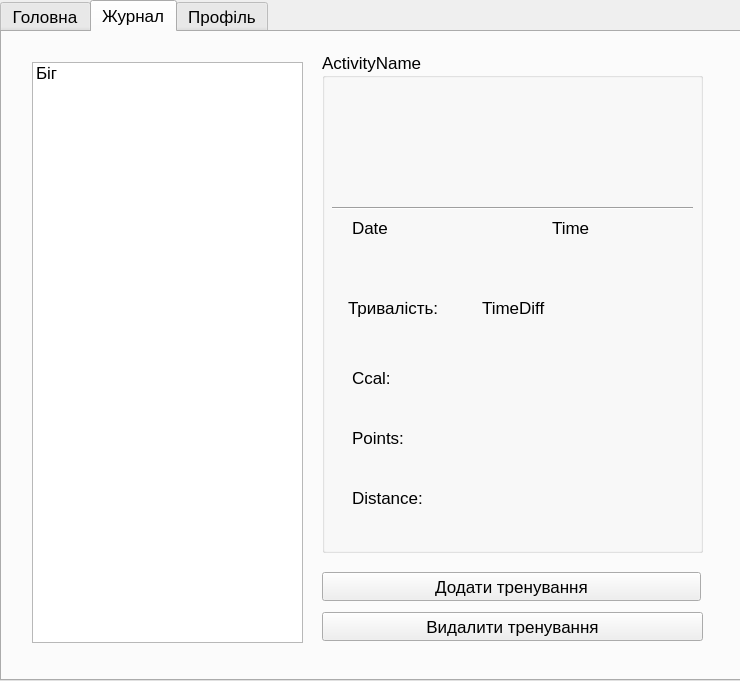
<?xml version="1.0" encoding="UTF-8"?>
<ui version="4.0">
 <class>Form</class>
 <widget class="QWidget" name="Form">
  <property name="geometry">
   <rect>
    <x>0</x>
    <y>0</y>
    <width>740</width>
    <height>681</height>
   </rect>
  </property>
  <property name="font">
   <font>
    <pointsize>13</pointsize>
   </font>
  </property>
  <property name="windowTitle">
   <string>Form</string>
  </property>
  <widget class="QTabWidget" name="tabWidget">
   <property name="geometry">
    <rect>
     <x>0</x>
     <y>0</y>
     <width>741</width>
     <height>681</height>
    </rect>
   </property>
   <property name="minimumSize">
    <size>
     <width>741</width>
     <height>0</height>
    </size>
   </property>
   <property name="currentIndex">
    <number>1</number>
   </property>
   <widget class="QWidget" name="main">
    <attribute name="title">
     <string>Головна</string>
    </attribute>
    <widget class="QProgressBar" name="ccalBar">
     <property name="geometry">
      <rect>
       <x>50</x>
       <y>100</y>
       <width>181</width>
       <height>23</height>
      </rect>
     </property>
     <property name="value">
      <number>24</number>
     </property>
    </widget>
    <widget class="QProgressBar" name="pointsBar">
     <property name="geometry">
      <rect>
       <x>270</x>
       <y>100</y>
       <width>181</width>
       <height>23</height>
      </rect>
     </property>
     <property name="value">
      <number>24</number>
     </property>
    </widget>
    <widget class="QProgressBar" name="distanceBar">
     <property name="geometry">
      <rect>
       <x>500</x>
       <y>100</y>
       <width>181</width>
       <height>23</height>
      </rect>
     </property>
     <property name="value">
      <number>24</number>
     </property>
    </widget>
    <widget class="QLabel" name="label">
     <property name="geometry">
      <rect>
       <x>50</x>
       <y>70</y>
       <width>161</width>
       <height>21</height>
      </rect>
     </property>
     <property name="layoutDirection">
      <enum>Qt::LeftToRight</enum>
     </property>
     <property name="text">
      <string>Калорії</string>
     </property>
     <property name="alignment">
      <set>Qt::AlignCenter</set>
     </property>
    </widget>
    <widget class="QLabel" name="label_2">
     <property name="geometry">
      <rect>
       <x>270</x>
       <y>70</y>
       <width>161</width>
       <height>21</height>
      </rect>
     </property>
     <property name="text">
      <string>Бали</string>
     </property>
     <property name="alignment">
      <set>Qt::AlignCenter</set>
     </property>
    </widget>
    <widget class="QLabel" name="label_3">
     <property name="geometry">
      <rect>
       <x>500</x>
       <y>70</y>
       <width>161</width>
       <height>21</height>
      </rect>
     </property>
     <property name="text">
      <string>Відстань</string>
     </property>
     <property name="alignment">
      <set>Qt::AlignCenter</set>
     </property>
    </widget>
    <widget class="QLCDNumber" name="ccalNumber">
     <property name="geometry">
      <rect>
       <x>100</x>
       <y>140</y>
       <width>71</width>
       <height>31</height>
      </rect>
     </property>
    </widget>
    <widget class="QLCDNumber" name="pointsNumber">
     <property name="geometry">
      <rect>
       <x>320</x>
       <y>140</y>
       <width>71</width>
       <height>31</height>
      </rect>
     </property>
    </widget>
    <widget class="QLCDNumber" name="distanceNumber">
     <property name="geometry">
      <rect>
       <x>550</x>
       <y>140</y>
       <width>71</width>
       <height>31</height>
      </rect>
     </property>
    </widget>
    <widget class="QLabel" name="label_9">
     <property name="geometry">
      <rect>
       <x>240</x>
       <y>20</y>
       <width>221</width>
       <height>31</height>
      </rect>
     </property>
     <property name="font">
      <font>
       <pointsize>18</pointsize>
      </font>
     </property>
     <property name="text">
      <string>Цілі на сьогодні</string>
     </property>
     <property name="alignment">
      <set>Qt::AlignCenter</set>
     </property>
    </widget>
    <widget class="QPushButton" name="pushButton_2">
     <property name="geometry">
      <rect>
       <x>290</x>
       <y>580</y>
       <width>151</width>
       <height>51</height>
      </rect>
     </property>
     <property name="text">
      <string>Показати</string>
     </property>
    </widget>
    <widget class="QGraphicsView" name="graphicsView">
     <property name="geometry">
      <rect>
       <x>10</x>
       <y>300</y>
       <width>711</width>
       <height>261</height>
      </rect>
     </property>
    </widget>
    <widget class="QDateEdit" name="dateEdit_2">
     <property name="geometry">
      <rect>
       <x>60</x>
       <y>250</y>
       <width>111</width>
       <height>31</height>
      </rect>
     </property>
    </widget>
    <widget class="QLabel" name="label_10">
     <property name="geometry">
      <rect>
       <x>30</x>
       <y>250</y>
       <width>20</width>
       <height>31</height>
      </rect>
     </property>
     <property name="text">
      <string>З</string>
     </property>
     <property name="alignment">
      <set>Qt::AlignCenter</set>
     </property>
    </widget>
    <widget class="QLabel" name="label_11">
     <property name="geometry">
      <rect>
       <x>250</x>
       <y>190</y>
       <width>221</width>
       <height>31</height>
      </rect>
     </property>
     <property name="font">
      <font>
       <pointsize>18</pointsize>
      </font>
     </property>
     <property name="text">
      <string>Статистика</string>
     </property>
     <property name="alignment">
      <set>Qt::AlignCenter</set>
     </property>
    </widget>
    <widget class="QLabel" name="label_12">
     <property name="geometry">
      <rect>
       <x>560</x>
       <y>250</y>
       <width>20</width>
       <height>31</height>
      </rect>
     </property>
     <property name="font">
      <font>
       <pointsize>13</pointsize>
      </font>
     </property>
     <property name="text">
      <string>По</string>
     </property>
     <property name="alignment">
      <set>Qt::AlignCenter</set>
     </property>
    </widget>
    <widget class="QDateEdit" name="dateEdit_3">
     <property name="geometry">
      <rect>
       <x>590</x>
       <y>250</y>
       <width>111</width>
       <height>31</height>
      </rect>
     </property>
    </widget>
    <widget class="QComboBox" name="comboBox">
     <property name="geometry">
      <rect>
       <x>300</x>
       <y>250</y>
       <width>121</width>
       <height>31</height>
      </rect>
     </property>
     <item>
      <property name="text">
       <string>Калорії</string>
      </property>
     </item>
     <item>
      <property name="text">
       <string>Бали</string>
      </property>
     </item>
     <item>
      <property name="text">
       <string>Відстань</string>
      </property>
     </item>
    </widget>
   </widget>
   <widget class="QWidget" name="list">
    <attribute name="title">
     <string>Журнал</string>
    </attribute>
    <widget class="QListWidget" name="listWidget">
     <property name="geometry">
      <rect>
       <x>30</x>
       <y>30</y>
       <width>271</width>
       <height>581</height>
      </rect>
     </property>
     <item>
      <property name="text">
       <string>Біг</string>
      </property>
     </item>
    </widget>
    <widget class="QGroupBox" name="groupBox">
     <property name="geometry">
      <rect>
       <x>320</x>
       <y>20</y>
       <width>381</width>
       <height>501</height>
      </rect>
     </property>
     <property name="title">
      <string>ActivityName</string>
     </property>
     <widget class="QLabel" name="label_4">
      <property name="geometry">
       <rect>
        <x>30</x>
        <y>160</y>
        <width>111</width>
        <height>31</height>
       </rect>
      </property>
      <property name="text">
       <string>Date</string>
      </property>
     </widget>
     <widget class="QLabel" name="label_5">
      <property name="geometry">
       <rect>
        <x>230</x>
        <y>160</y>
        <width>141</width>
        <height>31</height>
       </rect>
      </property>
      <property name="text">
       <string>Time</string>
      </property>
     </widget>
     <widget class="QLabel" name="label_6">
      <property name="geometry">
       <rect>
        <x>26</x>
        <y>240</y>
        <width>111</width>
        <height>31</height>
       </rect>
      </property>
      <property name="text">
       <string>Тривалість:</string>
      </property>
     </widget>
     <widget class="QLabel" name="label_7">
      <property name="geometry">
       <rect>
        <x>160</x>
        <y>240</y>
        <width>171</width>
        <height>31</height>
       </rect>
      </property>
      <property name="text">
       <string>TimeDiff</string>
      </property>
     </widget>
     <widget class="QLabel" name="label_8">
      <property name="geometry">
       <rect>
        <x>30</x>
        <y>310</y>
        <width>121</width>
        <height>31</height>
       </rect>
      </property>
      <property name="text">
       <string>Ccal:</string>
      </property>
     </widget>
     <widget class="QLabel" name="label_13">
      <property name="geometry">
       <rect>
        <x>30</x>
        <y>370</y>
        <width>121</width>
        <height>31</height>
       </rect>
      </property>
      <property name="text">
       <string>Points:</string>
      </property>
     </widget>
     <widget class="QLabel" name="label_14">
      <property name="geometry">
       <rect>
        <x>30</x>
        <y>430</y>
        <width>121</width>
        <height>31</height>
       </rect>
      </property>
      <property name="text">
       <string>Distance:</string>
      </property>
     </widget>
     <widget class="QWidget" name="widget" native="true">
      <property name="geometry">
       <rect>
        <x>20</x>
        <y>30</y>
        <width>341</width>
        <height>121</height>
       </rect>
      </property>
     </widget>
     <widget class="Line" name="line">
      <property name="geometry">
       <rect>
        <x>10</x>
        <y>146</y>
        <width>361</width>
        <height>20</height>
       </rect>
      </property>
      <property name="orientation">
       <enum>Qt::Horizontal</enum>
      </property>
     </widget>
    </widget>
    <widget class="QPushButton" name="pushButton_3">
     <property name="geometry">
      <rect>
       <x>320</x>
       <y>580</y>
       <width>381</width>
       <height>29</height>
      </rect>
     </property>
     <property name="text">
      <string>Видалити тренування</string>
     </property>
    </widget>
    <widget class="QPushButton" name="pushButton_4">
     <property name="geometry">
      <rect>
       <x>320</x>
       <y>540</y>
       <width>379</width>
       <height>29</height>
      </rect>
     </property>
     <property name="text">
      <string>Додати тренування</string>
     </property>
    </widget>
   </widget>
   <widget class="QWidget" name="profile">
    <property name="enabled">
     <bool>true</bool>
    </property>
    <property name="layoutDirection">
     <enum>Qt::LeftToRight</enum>
    </property>
    <attribute name="title">
     <string>Профіль</string>
    </attribute>
    <widget class="QLabel" name="hight">
     <property name="geometry">
      <rect>
       <x>460</x>
       <y>350</y>
       <width>161</width>
       <height>31</height>
      </rect>
     </property>
     <property name="font">
      <font>
       <pointsize>14</pointsize>
      </font>
     </property>
     <property name="text">
      <string>Ріст, см</string>
     </property>
     <property name="alignment">
      <set>Qt::AlignBottom|Qt::AlignLeading|Qt::AlignLeft</set>
     </property>
    </widget>
    <widget class="QSpinBox" name="weightBox">
     <property name="geometry">
      <rect>
       <x>110</x>
       <y>390</y>
       <width>161</width>
       <height>31</height>
      </rect>
     </property>
     <property name="font">
      <font>
       <pointsize>14</pointsize>
      </font>
     </property>
     <property name="maximum">
      <number>200</number>
     </property>
    </widget>
    <widget class="QPushButton" name="pushButton">
     <property name="geometry">
      <rect>
       <x>280</x>
       <y>550</y>
       <width>171</width>
       <height>51</height>
      </rect>
     </property>
     <property name="text">
      <string>Зберегти</string>
     </property>
    </widget>
    <widget class="QSpinBox" name="hightBox">
     <property name="geometry">
      <rect>
       <x>460</x>
       <y>390</y>
       <width>161</width>
       <height>31</height>
      </rect>
     </property>
     <property name="font">
      <font>
       <family>MS Shell Dlg 2</family>
       <pointsize>14</pointsize>
      </font>
     </property>
     <property name="maximum">
      <number>300</number>
     </property>
    </widget>
    <widget class="QComboBox" name="sexBox">
     <property name="geometry">
      <rect>
       <x>110</x>
       <y>490</y>
       <width>161</width>
       <height>31</height>
      </rect>
     </property>
     <property name="font">
      <font>
       <pointsize>14</pointsize>
      </font>
     </property>
     <property name="placeholderText">
      <string/>
     </property>
     <item>
      <property name="text">
       <string>Чоловік</string>
      </property>
     </item>
     <item>
      <property name="text">
       <string>Жінка</string>
      </property>
     </item>
    </widget>
    <widget class="QLabel" name="date">
     <property name="geometry">
      <rect>
       <x>460</x>
       <y>450</y>
       <width>161</width>
       <height>31</height>
      </rect>
     </property>
     <property name="font">
      <font>
       <pointsize>14</pointsize>
      </font>
     </property>
     <property name="text">
      <string>Дата народження</string>
     </property>
     <property name="alignment">
      <set>Qt::AlignBottom|Qt::AlignLeading|Qt::AlignLeft</set>
     </property>
    </widget>
    <widget class="QDateEdit" name="dateEdit">
     <property name="geometry">
      <rect>
       <x>460</x>
       <y>490</y>
       <width>161</width>
       <height>31</height>
      </rect>
     </property>
    </widget>
    <widget class="QLabel" name="weight">
     <property name="geometry">
      <rect>
       <x>110</x>
       <y>350</y>
       <width>161</width>
       <height>31</height>
      </rect>
     </property>
     <property name="font">
      <font>
       <pointsize>14</pointsize>
      </font>
     </property>
     <property name="text">
      <string>Вага, кг</string>
     </property>
     <property name="alignment">
      <set>Qt::AlignBottom|Qt::AlignLeading|Qt::AlignLeft</set>
     </property>
    </widget>
    <widget class="QLabel" name="sex">
     <property name="geometry">
      <rect>
       <x>110</x>
       <y>450</y>
       <width>161</width>
       <height>31</height>
      </rect>
     </property>
     <property name="font">
      <font>
       <pointsize>14</pointsize>
      </font>
     </property>
     <property name="text">
      <string>Стать</string>
     </property>
     <property name="alignment">
      <set>Qt::AlignBottom|Qt::AlignLeading|Qt::AlignLeft</set>
     </property>
    </widget>
    <widget class="QLabel" name="username">
     <property name="geometry">
      <rect>
       <x>260</x>
       <y>40</y>
       <width>191</width>
       <height>31</height>
      </rect>
     </property>
     <property name="font">
      <font>
       <pointsize>20</pointsize>
      </font>
     </property>
     <property name="text">
      <string>UserName</string>
     </property>
     <property name="alignment">
      <set>Qt::AlignCenter</set>
     </property>
    </widget>
    <widget class="QLabel" name="about">
     <property name="geometry">
      <rect>
       <x>290</x>
       <y>320</y>
       <width>141</width>
       <height>20</height>
      </rect>
     </property>
     <property name="font">
      <font>
       <pointsize>14</pointsize>
      </font>
     </property>
     <property name="text">
      <string>Про вас</string>
     </property>
     <property name="alignment">
      <set>Qt::AlignCenter</set>
     </property>
    </widget>
    <widget class="QSpinBox" name="ccalBox">
     <property name="geometry">
      <rect>
       <x>280</x>
       <y>230</y>
       <width>171</width>
       <height>31</height>
      </rect>
     </property>
     <property name="font">
      <font>
       <family>MS Shell Dlg 2</family>
       <pointsize>14</pointsize>
      </font>
     </property>
     <property name="maximum">
      <number>2000</number>
     </property>
    </widget>
    <widget class="QLabel" name="ccal">
     <property name="geometry">
      <rect>
       <x>280</x>
       <y>190</y>
       <width>161</width>
       <height>31</height>
      </rect>
     </property>
     <property name="font">
      <font>
       <pointsize>14</pointsize>
      </font>
     </property>
     <property name="text">
      <string>Спалені калорії</string>
     </property>
     <property name="alignment">
      <set>Qt::AlignBottom|Qt::AlignHCenter</set>
     </property>
    </widget>
    <widget class="QSpinBox" name="distanceBox">
     <property name="geometry">
      <rect>
       <x>50</x>
       <y>230</y>
       <width>171</width>
       <height>31</height>
      </rect>
     </property>
     <property name="font">
      <font>
       <pointsize>14</pointsize>
      </font>
     </property>
     <property name="maximum">
      <number>50000</number>
     </property>
    </widget>
    <widget class="QLabel" name="distance">
     <property name="geometry">
      <rect>
       <x>50</x>
       <y>190</y>
       <width>171</width>
       <height>31</height>
      </rect>
     </property>
     <property name="font">
      <font>
       <pointsize>14</pointsize>
      </font>
     </property>
     <property name="text">
      <string>Пройдена відстань</string>
     </property>
     <property name="alignment">
      <set>Qt::AlignBottom|Qt::AlignLeading|Qt::AlignLeft</set>
     </property>
    </widget>
    <widget class="QLabel" name="about_2">
     <property name="geometry">
      <rect>
       <x>270</x>
       <y>140</y>
       <width>181</width>
       <height>20</height>
      </rect>
     </property>
     <property name="font">
      <font>
       <pointsize>14</pointsize>
      </font>
     </property>
     <property name="text">
      <string>Цілі на кожен день</string>
     </property>
     <property name="alignment">
      <set>Qt::AlignCenter</set>
     </property>
    </widget>
    <widget class="QSpinBox" name="pointBox">
     <property name="geometry">
      <rect>
       <x>510</x>
       <y>230</y>
       <width>171</width>
       <height>31</height>
      </rect>
     </property>
     <property name="font">
      <font>
       <family>MS Shell Dlg 2</family>
       <pointsize>14</pointsize>
      </font>
     </property>
     <property name="maximum">
      <number>2000</number>
     </property>
    </widget>
    <widget class="QLabel" name="point">
     <property name="geometry">
      <rect>
       <x>510</x>
       <y>190</y>
       <width>161</width>
       <height>31</height>
      </rect>
     </property>
     <property name="font">
      <font>
       <pointsize>14</pointsize>
      </font>
     </property>
     <property name="text">
      <string>Бали активності</string>
     </property>
     <property name="alignment">
      <set>Qt::AlignBottom|Qt::AlignHCenter</set>
     </property>
    </widget>
   </widget>
  </widget>
 </widget>
 <resources/>
 <connections/>
</ui>
